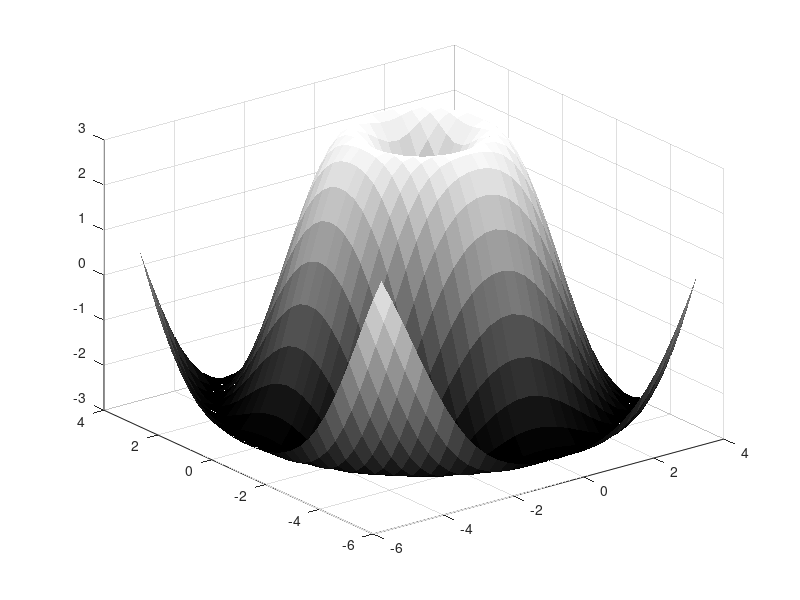

Write the MATLAB code that produced this figure. (Note: this script raises an error after producing the figure.)
% グラフのサイズ設定
[x, y] = meshgrid(-5:0.3:4, -5:0.3:4);
% 帽子型の関数定義
z = 3.0 * sin(sqrt(x.^2 + y.^2));
% 3Dプロット
figure;
h = surf(x, y, z, 'EdgeColor', 'none');
colormap(gray);  % グレースケールに設定
h.FaceAlpha = 0.5;  % 半透明に設定（0.5は50%の透明度）
% 軸ラベル
xlabel('$x$', 'Interpreter', 'latex', 'FontSize', 18);
ylabel('$y$', 'Interpreter', 'latex', 'FontSize', 18);
zlabel('$z$', 'Interpreter', 'latex', 'FontSize', 18);
% カラーバー表示
colorbar;
title('$z=f(x, y)=3\sin(\sqrt{x^2+y^2})$', 'Interpreter', 'latex', 'FontSize', 18);
% 赤いボールをプロットする位置 (x, 0, z)
hold on;
for x_pos = -5:0.3:4
    y_pos = 0;  % y座標は0
    z_pos = 3 * sin(sqrt(x_pos^2 + y_pos^2));  % 関数のz座標
    plot3(x_pos, y_pos, z_pos, 'ro', 'MarkerSize', 4, 'MarkerFaceColor', 'r');
end
hold off;
